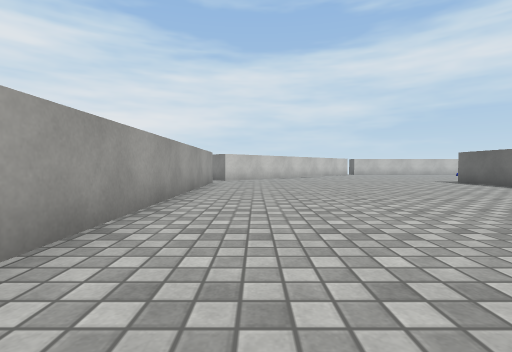
[1] (above)

16 first-person views from a walk through a scene from a Unity 3-D project. The camera is 0.57 m above the floor, tilts 2° down and sees 85° across. The floor is counted in squares, 1 m on a side. Each view is taken from the middle of a square. On the plan, view 1 faces up. The plan holds only what a view shows up to about 9 squares ahead; the rest is blank. The player character is not drawn. Surface patterns are stand-ins for the level's own textures.

[2]
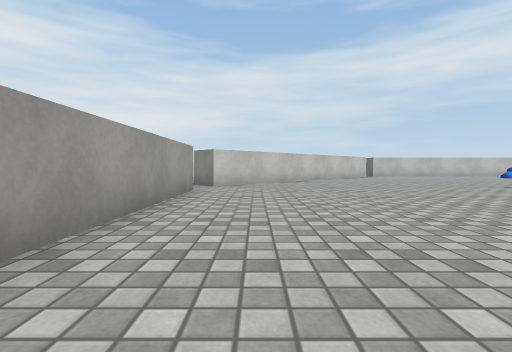

[3]
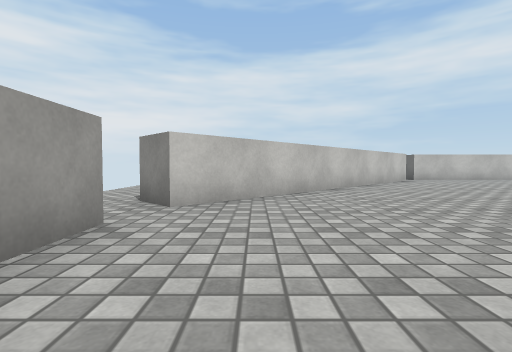

[4]
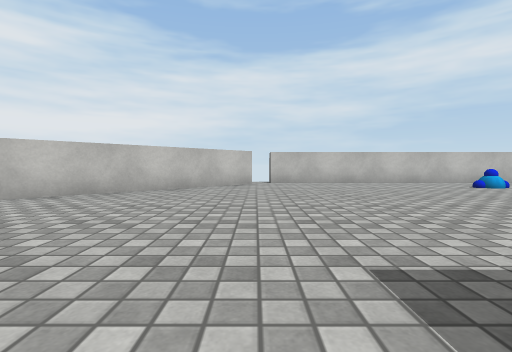

[5]
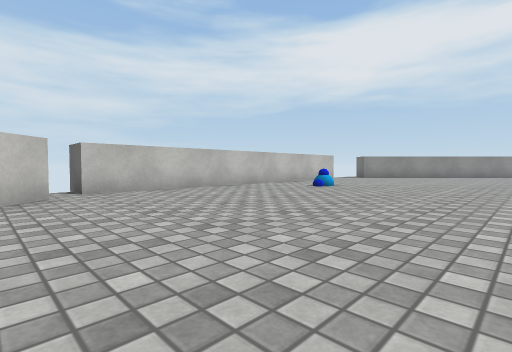

[6]
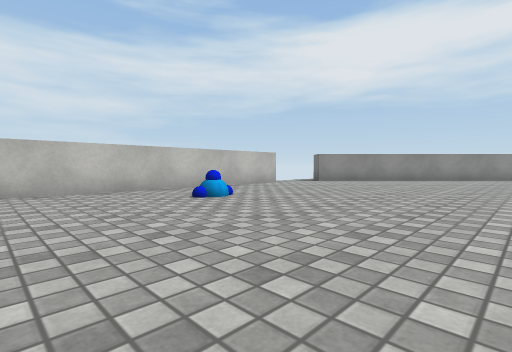

[7]
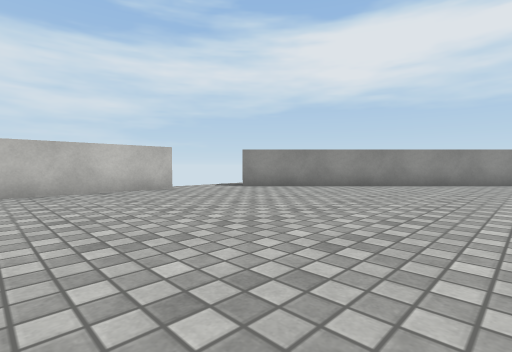

[8]
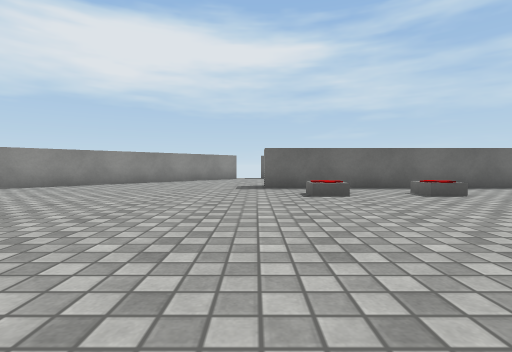

[9]
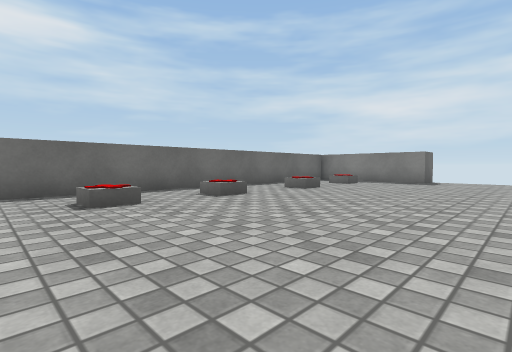

[10]
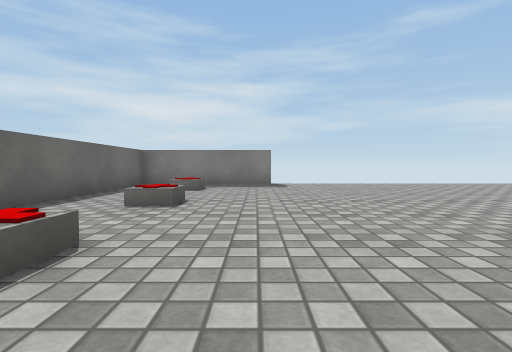

[11]
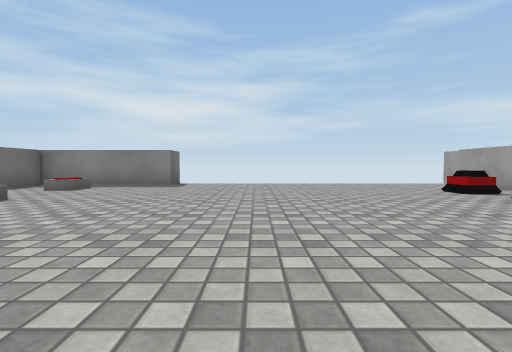

[12]
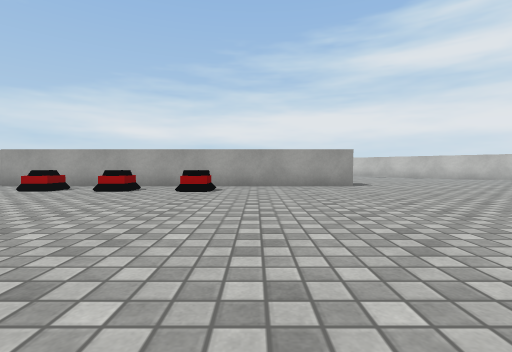

[13]
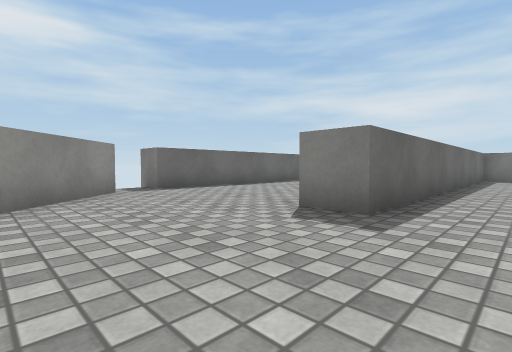

[14]
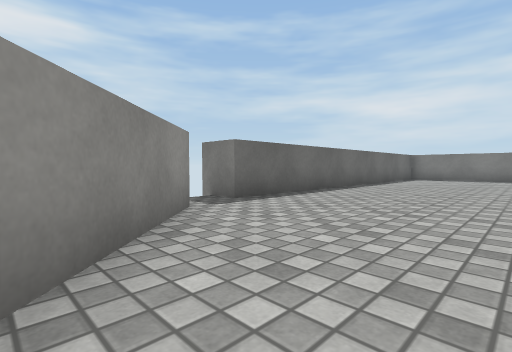

[15]
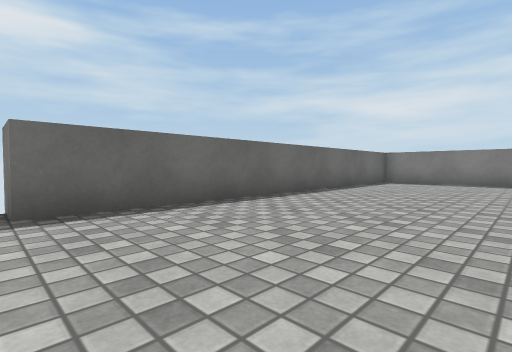

[16]
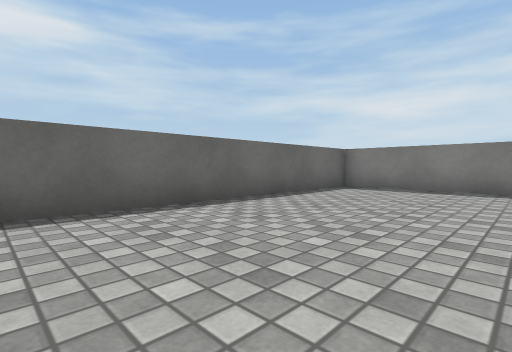

### Floor plan
Points are (right, up) in squares from view 1. A wall is a line through its corners. A room is listed if a view was taken in it or the views show most of it. See-through windows are left out.
Room 1 (views 1, 2, 3, 4, 5, 6, 7, 8, 9, 10, 11, 12, 13, 14, 15, 16)
walls: (8.1, 9.9) (8.1, -0.2); (7.1, 7.6) (7.1, 9.1); (7.7, -0.5) (7.7, -1.1); (16.5, -1) (16.5, -0.4) (20.4, -0.4) (20.4, 9.8) (21.4, 9.8); (16.6, 18.5) (6.5, 18.5); (5.9, 17.9) (-1.2, 10.9); (22.2, -0.4) (25.8, -0.4) (25.8, 9.8); (-1.5, 9.9) (-1.5, 1.6); (25.5, 10.8) (18.3, 18)
objects: other object (9, 2); other object (9, 4); other object (9, 6); other object (12, 16); other object (19, 1); other object (19, 4); other object (19, 6); other object (19, 9)

Where each view was taken, in squares from view 1:
view 1: 0 up, 0 right, facing up
view 2: 3 up, 0 right, facing up
view 3: 7 up, 0 right, facing up
view 4: 9 up, 6 right, facing up
view 5: 12 up, 5 right, facing up-right
view 6: 12 up, 9 right, facing up-right
view 7: 12 up, 13 right, facing up-right
view 8: 10 up, 13 right, facing right
view 9: 10 up, 14 right, facing down-right
view 10: 8 up, 17 right, facing down
view 11: 8 up, 14 right, facing down
view 12: 7 up, 16 right, facing left
view 13: 13 up, 19 right, facing down-right
view 14: 13 up, 22 right, facing down-right
view 15: 10 up, 22 right, facing down-right
view 16: 7 up, 22 right, facing down-right
